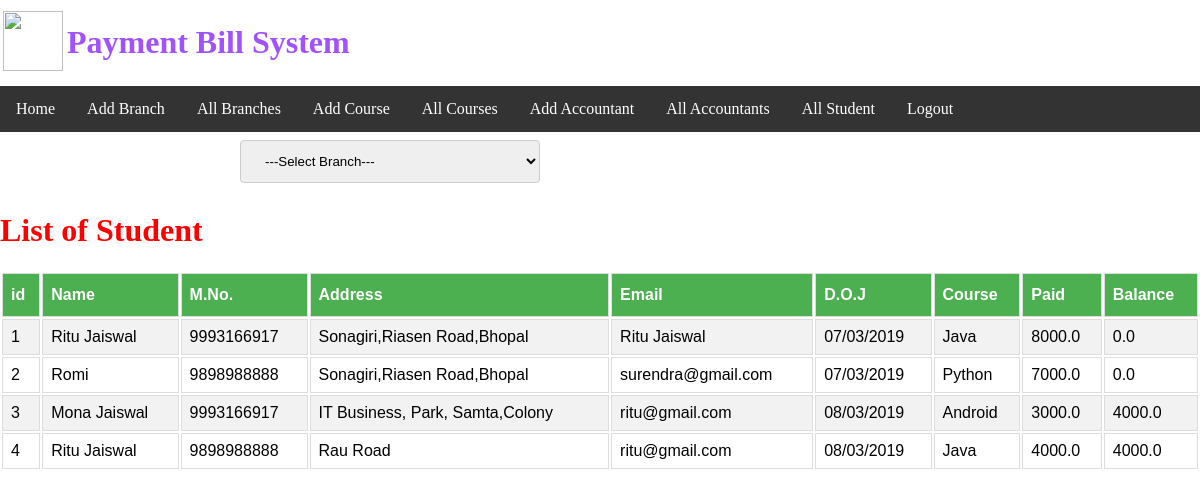
Screenshot of /student_by_admin with the database file from the repository.
### users/models.py (models this page shows)
class Student_Master(models.Model):
    name = models.TextField(max_length=20)
    email = models.TextField(max_length=30)
    mno = models.TextField(max_length=10)
    cid = models.IntegerField()
    bid = models.IntegerField()
    address = models.TextField()
    doj = models.TextField()
    paid = models.FloatField()
    balance = models.FloatField()
    course = models.TextField()

### users/views.py (the view)
# urls.py: path('student_by_admin', views.student_by_admin),
def student_by_admin(request):
    branches = Branch_Master.objects.all()
    students = Student_Master.objects.all()
    return render(request, "students_by_admin.html", {"students": students, "branches": branches})

### users/templates/students_by_admin.html (shortened to what this page needs)
<!DOCTYPE html>
<html>
<head lang="en">
    {% load staticfiles %}
    <link href="{% static 'style.css' %}" rel="stylesheet" type="text/css">
</head>
<body>
{% include 'header.html' %}
{% include 'admin_menu.html' %}
<div style="width: 50%;">
    <select onchange="showStudents()" style="margin-left: 40% ; width: 50%" class="form" id="bid" name="bid">
        <option>---Select Branch---</option>
    </select>
    <h1 style="color: red">List of Student</h1>
</div>
<div id="customers">
    <table style="width: 100%">
        <tr>
            <th>id</th>
            <th>Name</th>
            <th>M.No.</th>
            <th>Address</th>
            <th>Email</th>
            <th>D.O.J</th>
            <th>Course</th>
            <th>Paid</th>
            <th>Balance</th>
        </tr>
        {% for s in students %}
            <tr>
                <td>
                    {{ s.id }}
                </td>
                <td>
                    {{ s.name }}
                </td>
                <td>
                    {{ s.mno }}
                </td>
                <td>
                    {{ s.address }}
                </td>
                <td>
                    {{ s.email }}
                </td>
                <td>
                    {{ s.doj }}
                </td>
                <td>
                    {{ s.course }}
                </td>
                <td>
                    {{ s.paid }}
                </td>
                <td>
                    {{ s.balance }}
                </td>
            </tr>
        {% endfor %}
    </table>
</div>
</body>
</html>

### users/templates/header.html
{% load staticfiles %}
<table>
    <tr>
        <td>
            <img src="{% static 'images/LNCT_Bhopal_Logo.png' %}" width="60" height="60">
        </td>
        <td><h1 style="color: #a151ff">Payment Bill System</h1></td>
    </tr>
</table>
<body>
</body>

### users/templates/admin_menu.html
<ul>
    <li>
        <a href="/admin_home">Home</a>
    </li>
    <li>
        <a href="/addbranch">Add Branch</a>
    </li>
    <li>
        <a href="/allBranch">All Branches</a>
    </li>
    <li>
        <a href="/addcourse">Add Course</a>
    </li>
    <li>
        <a href="/allcourse">All Courses</a>
    </li>
    <li>
        <a href="/addAccount_master">Add Accountant</a>
    </li>
    <li>
        <a href="/viewallaccount">All Accountants</a>
    </li>
    <li>
        <a href="/student_by_admin">All Student</a>
    </li>
  <li>
        <a href="/login">Logout</a>
    </li>
</ul>

### users/static/style.css (style rules this page uses)
body { padding: 0%; margin: 0%; }
ul { list-style-type: none; margin: 0; padding: 0; overflow: hidden; background-color: #333; }
li { float: left; }
li a { display: block; color: white; text-align: center; padding: 14px 16px; text-decoration: none; }
.form { width: 100%; padding: 12px 20px; margin: 8px 0; display: inline-block; border: 1px solid #ccc; border-radius: 4px; box-sizing: border-box; }
#customers { font-family: "Trebuchet MS", Arial, Helvetica, sans-serif; border-collapse: collapse; width: 100%; }
#customers td, #customers th { border: 1px solid #ddd; padding: 8px; }
#customers tr:nth-child(even) { background-color: #f2f2f2; }
#customers th { padding-top: 12px; padding-bottom: 12px; text-align: left; background-color: #4CAF50; color: white; }

### rows the page displays
Student_Master: id "1", name "Ritu Jaiswal", mno "9993166917", address "Sonagiri,Riasen Road,Bhopal", email "Ritu Jaiswal", doj "07/03/2019", course "Java", paid "8000.0", balance "0.0"
Student_Master: id "2", name "Romi", mno "9898988888", address "Sonagiri,Riasen Road,Bhopal", email "surendra@gmail.com", doj "07/03/2019", course "Python", paid "7000.0", balance "0.0"
Student_Master: id "3", name "Mona Jaiswal", mno "9993166917", address "IT Business, Park, Samta,Colony", email "ritu@gmail.com", doj "08/03/2019", course "Android", paid "3000.0", balance "4000.0"
Student_Master: id "4", name "Ritu Jaiswal", mno "9898988888", address "Rau Road", email "ritu@gmail.com", doj "08/03/2019", course "Java", paid "4000.0", balance "4000.0"
